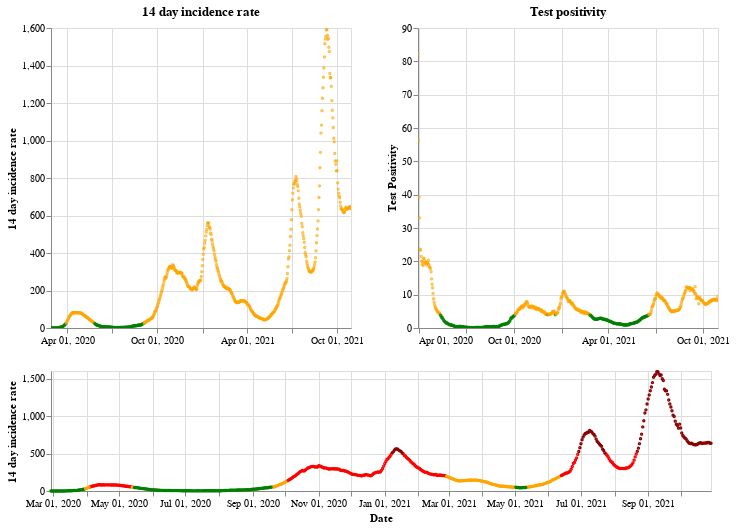

Write notebook code for a chart like this one.
### Markdown cell above
## Scotland

### Code cell
plot_traffic_light('Scotland')

### Figure 1 — Vega-Lite specification as saved in the notebook (floating-point values rounded to 4 significant figures; data arrays with more than 128 entries replaced by an {"elided": "..."} marker saying what was removed)
{"config": {"view": {"continuousWidth": 400, "continuousHeight": 300}}, "vconcat": [{"hconcat": [{"mark": {"type": "point", "size": 2}, "encoding": {"color": {"condition": {"value": "green", "test": "(datum.twoWeeklyCasesRate <= 25)"}, "value": "orange"}, "tooltip": [{"type": "nominal", "field": "areaName"}, {"type": "temporal", "field": "date"}, {"type": "quantitative", "field": "twoWeeklyCasesRate"}, {"type": "quantitative", "field": "testPositivity"}], "x": {"type": "temporal", "axis": {"title": ""}, "field": "date", "scale": {"domain": {"selection": "DateBrush"}}, "timeUnit": "yearmonthdate"}, "y": {"type": "quantitative", "axis": {"title": "14 day incidence rate"}, "field": "twoWeeklyCasesRate"}}, "title": "14 day incidence rate", "width": 300}, {"mark": {"type": "point", "size": 2}, "encoding": {"color": {"condition": {"value": "green", "test": "(datum.testPositivity <= 4)"}, "value": "orange"}, "tooltip": [{"type": "nominal", "field": "areaName"}, {"type": "temporal", "field": "date"}, {"type": "quantitative", "field": "twoWeeklyCasesRate"}, {"type": "quantitative", "field": "testPositivity"}], "x": {"type": "temporal", "axis": {"title": ""}, "field": "date", "scale": {"domain": {"selection": "DateBrush"}}, "timeUnit": "yearmonthdate"}, "y": {"type": "quantitative", "axis": {"title": "Test Positivity"}, "field": "testPositivity"}}, "title": "Test positivity", "width": 300}]}, {"layer": [{"mark": {"type": "point", "size": 2}, "encoding": {"color": {"condition": {"value": "orange", "test": "(((datum.testPositivity < 4) && (datum.twoWeeklyCasesRate >= 50)) && (datum.twoWeeklyCasesRate < 200))"}, "value": "red"}, "opacity": {"condition": {"value": 1, "test": "((datum.twoWeeklyCasesRate >= 50) && (datum.twoWeeklyCasesRate < 500))"}, "value": 0}, "tooltip": [{"type": "nominal", "field": "areaName"}, {"type": "temporal", "field": "date"}, {"type": "quantitative", "field": "twoWeeklyCasesRate"}, {"type": "quantitative", "field": "testPositivity"}], "x": {"type": "temporal", "axis": {"title": "Date"}, "field": "date", "timeUnit": "yearmonthdate"}, "y": {"type": "quantitative", "axis": {"title": "14 day incidence rate"}, "field": "twoWeeklyCasesRate"}}, "selection": {"DateBrush": {"type": "interval", "encodings": ["x"], "fields": ["Time"]}}}, {"mark": {"type": "point", "size": 2}, "encoding": {"color": {"value": "darkred"}, "opacity": {"condition": {"value": 1, "test": "(datum.twoWeeklyCasesRate >= 500)"}, "value": 0}, "tooltip": [{"type": "nominal", "field": "areaName"}, {"type": "temporal", "field": "date"}, {"type": "quantitative", "field": "twoWeeklyCasesRate"}, {"type": "quantitative", "field": "testPositivity"}], "x": {"type": "temporal", "axis": {"title": "Date"}, "field": "date", "timeUnit": "yearmonthdate"}, "y": {"type": "quantitative", "axis": {"title": "14 day incidence rate"}, "field": "twoWeeklyCasesRate"}}}, {"mark": {"type": "point", "size": 2}, "encoding": {"color": {"condition": {"value": "green", "test": "((datum.testPositivity < 4) && (datum.twoWeeklyCasesRate < 50))"}, "value": "orange"}, "opacity": {"condition": {"value": 1, "test": "(datum.twoWeeklyCasesRate < 50)"}, "value": 0}, "tooltip": [{"type": "nominal", "field": "areaName"}, {"type": "temporal", "field": "date"}, {"type": "quantitative", "field": "twoWeeklyCasesRate"}, {"type": "quantitative", "field": "testPositivity"}], "x": {"type": "temporal", "axis": {"title": "Date"}, "field": "date", "timeUnit": "yearmonthdate"}, "y": {"type": "quantitative", "axis": {"title": "14 day incidence rate"}, "field": "twoWeeklyCasesRate"}}}], "height": 120, "width": 660}], "data": {"name": "data-37f4235d7d14add16008687da2b1e86f"}, "$schema": "https://vega.github.io/schema/vega-lite/v4.8.1.json", "datasets": {"data-37f4235d7d14add16008687da2b1e86f": {"elided": "610 records"}}}
